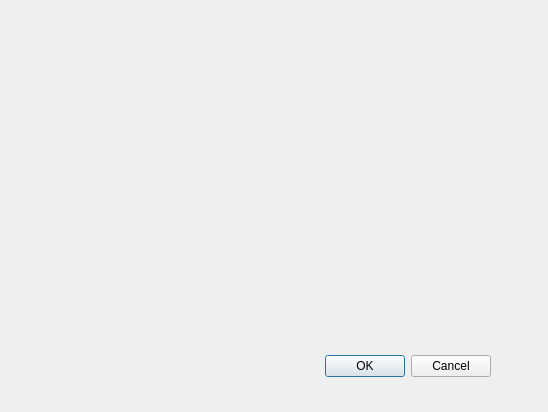
<?xml version="1.0" encoding="UTF-8"?>
<ui version="4.0">
 <class>Dialog_CreateFigures</class>
 <widget class="QDialog" name="Dialog_CreateFigures">
  <property name="geometry">
   <rect>
    <x>0</x>
    <y>0</y>
    <width>548</width>
    <height>412</height>
   </rect>
  </property>
  <property name="windowTitle">
   <string>Dialog</string>
  </property>
  <widget class="QDialogButtonBox" name="buttonBox">
   <property name="geometry">
    <rect>
     <x>150</x>
     <y>350</y>
     <width>341</width>
     <height>32</height>
    </rect>
   </property>
   <property name="orientation">
    <enum>Qt::Horizontal</enum>
   </property>
   <property name="standardButtons">
    <set>QDialogButtonBox::Cancel|QDialogButtonBox::Ok</set>
   </property>
  </widget>
 </widget>
 <resources/>
 <connections>
  <connection>
   <sender>buttonBox</sender>
   <signal>accepted()</signal>
   <receiver>Dialog_CreateFigures</receiver>
   <slot>accept()</slot>
   <hints>
    <hint type="sourcelabel">
     <x>248</x>
     <y>254</y>
    </hint>
    <hint type="destinationlabel">
     <x>157</x>
     <y>274</y>
    </hint>
   </hints>
  </connection>
  <connection>
   <sender>buttonBox</sender>
   <signal>rejected()</signal>
   <receiver>Dialog_CreateFigures</receiver>
   <slot>reject()</slot>
   <hints>
    <hint type="sourcelabel">
     <x>316</x>
     <y>260</y>
    </hint>
    <hint type="destinationlabel">
     <x>286</x>
     <y>274</y>
    </hint>
   </hints>
  </connection>
 </connections>
</ui>
